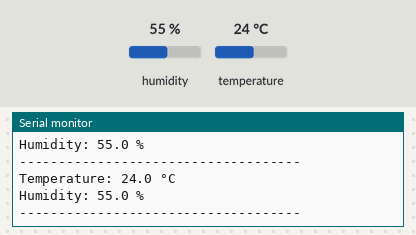
The sketch below on a simulated ESP32. On the bench: the last lines printed to the serial monitor. Inputs (shaded band) come from the test bench; at power-on: humidity 55 %, temperature 24 °C.

Above: at 4.8 s.
4.9 s: humidity set to 22 %
At 7.5 s:
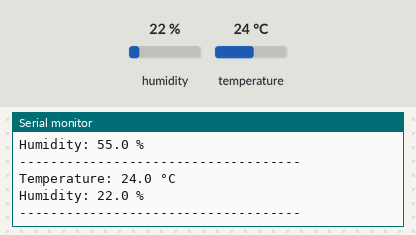
7.9 s: temperature set to 12 °C
At 8.8 s:
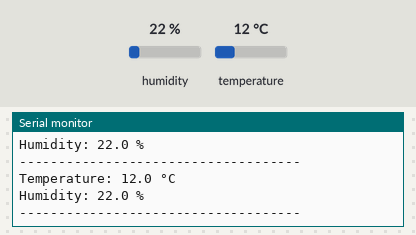
10.9 s: humidity set to 40 %
At 12.5 s:
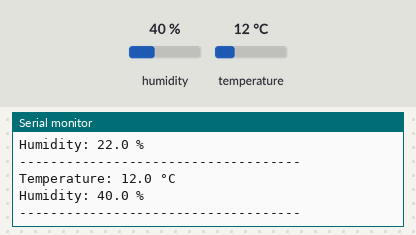
Timing chart, 0 to 14.0 s (numbered marks = the images above; inputs shaded):
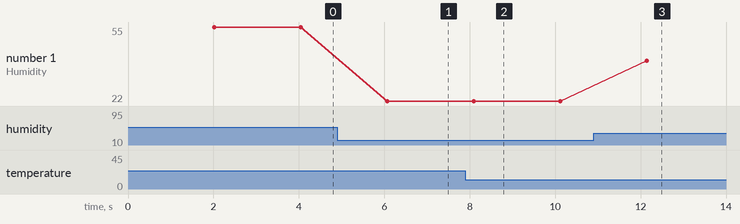

Measured:
- after the input at 4.9 s, the serial monitor: prints a new line after 1.2 s (image 1)
- after the input at 7.9 s, the serial monitor: prints a new line after 0.20 s (image 2)
- after the input at 10.9 s, the serial monitor: prints a new line after 1.2 s (image 3)
- plotted number 1: 55 → 22 after the input at 4.9 s, 22 → 40 after the input at 10.9 s

The sketch:

basicdht11.ino
```cpp
#include <Arduino.h>
#include <DHT.h>

// Sensor configuration
#define DHTPIN 4
#define DHTTYPE DHT11  // Change to DHT22 if using DHT22

// Create DHT object
DHT dht(DHTPIN, DHTTYPE);

void setup() {
  Serial.begin(115200);

  // Initialize sensor
  dht.begin();

  Serial.println("ESP32 Temperature & Humidity Monitor");
  Serial.println("------------------------------------");
}

void loop() {
  // Wait 2 seconds between readings
  delay(2000);

  // Read humidity and temperature
  float humidity = dht.readHumidity();
  float temperature = dht.readTemperature();

  // Check if reading failed
  if (isnan(humidity) || isnan(temperature)) {
    Serial.println("Failed to read from DHT sensor!");
    return;
  }

  // Display results
  Serial.print("Temperature: ");
  Serial.print(temperature, 1);
  Serial.println(" °C");

  Serial.print("Humidity: ");
  Serial.print(humidity, 1);
  Serial.println(" %");

  Serial.println("------------------------------------");
}
```
